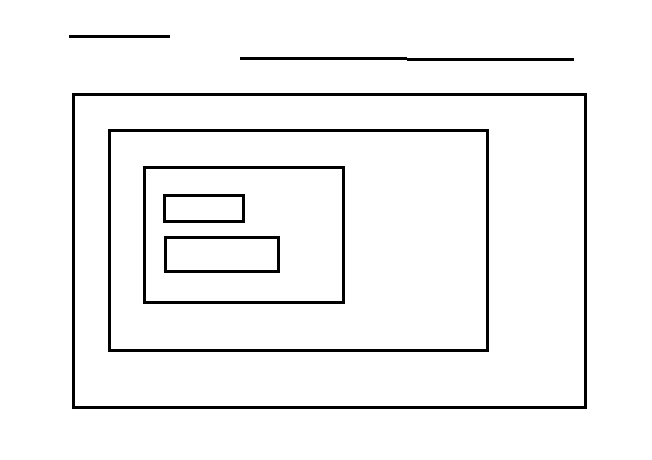
#> input picture opencv_tutorial/opencv_python_tutorials/Image_Processing/img/contour_hierarchy.png, 652 x 460 px
$ python contour_hierarchy.py   (older library calls are emulated)
#> lines starting #> are read from the running program, lines starting #| are printed output that depends on the picture; after the words box and inside, x2 and y2 are one past the last pixel; in counts of white or black regions, pixels touching at a corner belong together
# -*- coding: utf-8 -*-
"""
Created on Wed Apr  3 17:09:48 2019

@author: jone
"""

#%% Hierarchy
import cv2
import random

img = cv2.imread('img/contour_hierarchy.png')
#> img is the input picture: shape (460, 652, 3); 95.5% white; 7 black regions, largest, box (x1, y1, x2, y2) and area: (72, 93, 587, 409) 4950, (108, 129, 489, 352) 3588, (143, 166, 345, 304) 2004

imgray = cv2.cvtColor(img, cv2.COLOR_BGR2GRAY)
#> imgray: shape (460, 652); 95.5% white; 7 black regions
ret, thresh = cv2.threshold(imgray, 125, 255, 0)

image, contours, hierarchy = cv2.findContours(thresh, cv2.RETR_TREE, cv2.CHAIN_APPROX_SIMPLE)
#> contours = 13 contours; largest, box (x1, y1, x2, y2) and area: (0, 0, 652, 460) 298809, (71, 92, 588, 410) 163570, (75, 96, 584, 406) 156972, (107, 128, 490, 353) 85566, (111, 132, 486, 349) 80784

cv2.imshow('original', img)
cv2.waitKey(0)

for cnt in contours:
    # Random Color 생성
    b = random.randint(1, 255)
    g = random.randint(1, 255)
    r = random.randint(1, 255)

    img = cv2.drawContours(img, [cnt], -1, (b,g,r), 2)
    cv2.imshow('image', img)
    cv2.waitKey(0)
#> this loop made 13 passes
#> (b, g, r) on passes 2, 4, 6, 8, 10, 12, 13: (228, 108, 11), (125, 104, 236), (248, 123, 92), (56, 130, 36), (25, 159, 205), (137, 252, 181), (208, 155, 231)
#> (cnt, b, g, r) on passes 1, 3, 5, 7, 9, 11: ([[0, 0], [0, 459], [651, 459], [651, 0]], 217, 99, 195), ([[75, 96], [75, 405], [583, 405], [583, 96]], 67, 248, 131), ([[111, 132], [111, 348], [485, 348], [485, 132]], 201, 213, 78), ([[146, 169], [146, 300], [341, 300], [341, 169]], 150, 229, 233), ([[167, 239], [167, 269], [276, 269], [276, 239]], 73, 36, 194), ([[166, 197], [166, 219], [241, 219], [241, 197]], 65, 253, 233)
#> pass 1, `img = cv2.drawContours(img, [cnt], -1, (b,g,r), 2)`:
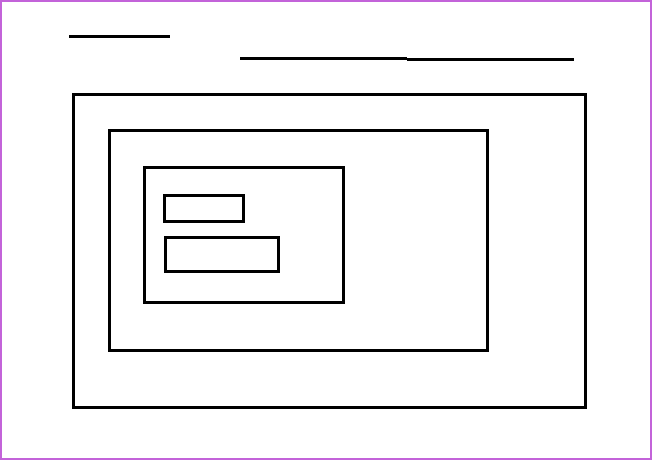
#> img: shape (460, 652, 3); 1.48% of pixels changed, all inside (x1, y1, x2, y2) = (0, 0, 652, 460)
#> pass 2, `img = cv2.drawContours(img, [cnt], -1, (b,g,r), 2)`:
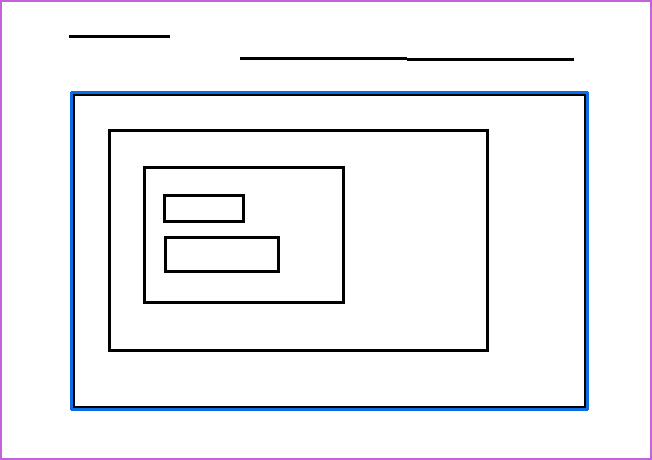
#> img: shape (460, 652, 3); 1.67% of pixels changed, all inside (x1, y1, x2, y2) = (70, 91, 589, 411)
#> pass 3, `img = cv2.drawContours(img, [cnt], -1, (b,g,r), 2)`:
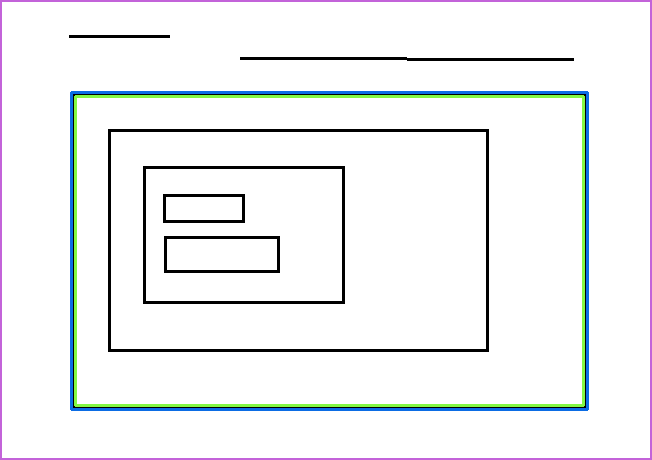
#> img: shape (460, 652, 3); 1.63% of pixels changed, all inside (x1, y1, x2, y2) = (74, 95, 585, 407)
#> after the loop:
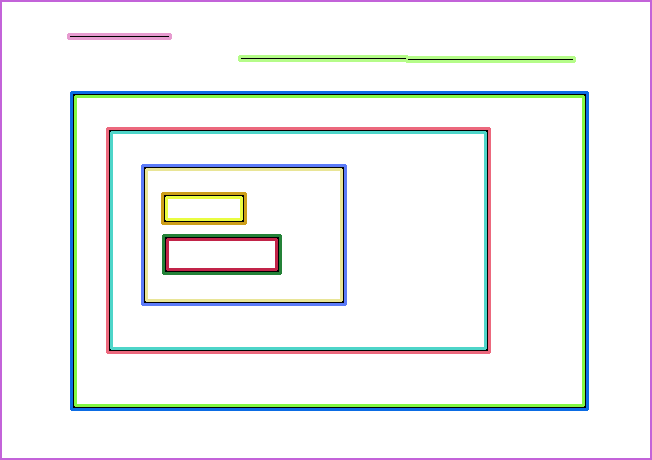
#> img: shape (460, 652, 3); 5.62% of pixels changed, all inside (x1, y1, x2, y2) = (67, 33, 576, 354)

cv2.destroyAllWindows()
